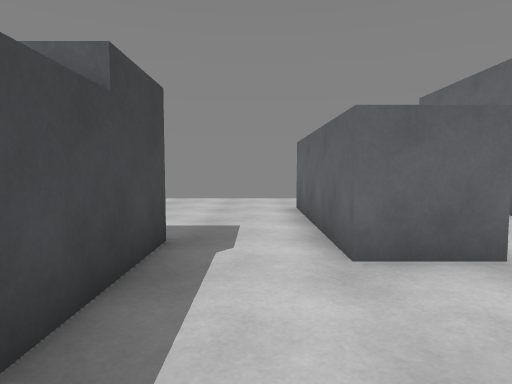
view 1 (above)

21 first-person views from a walk through a Unity game level. The camera is 1.2 m above the floor, tilts 4° down and sees 75° across. The floor is counted in squares, 1 m on a side. Each view is taken from the middle of a square. On the plan, view 1 faces up. The plan holds only what a view shows up to about 14 squares ahead; the rest is blank. The player is left out. Surface patterns are stand-ins for the level's own textures.

view 2
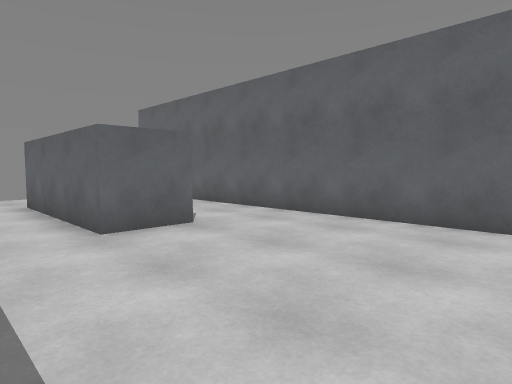

view 3
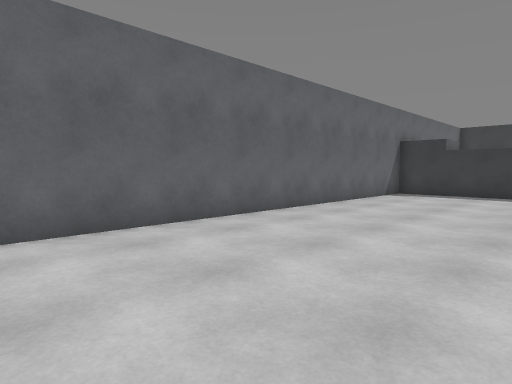

view 4
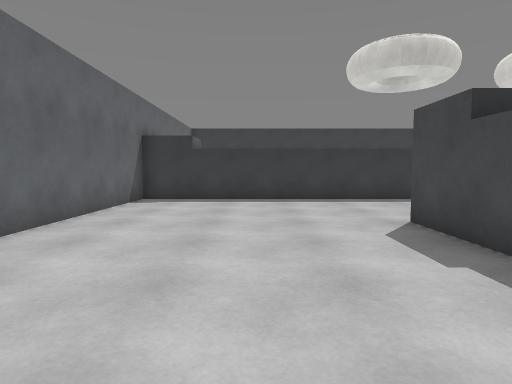

view 5
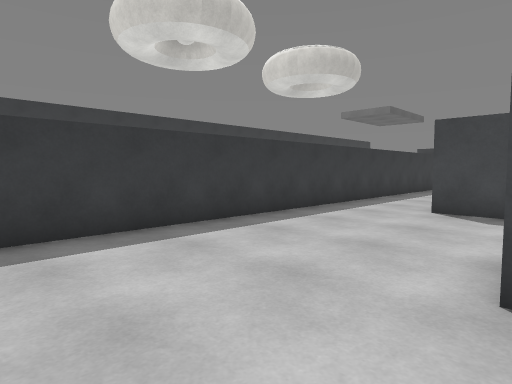

view 6
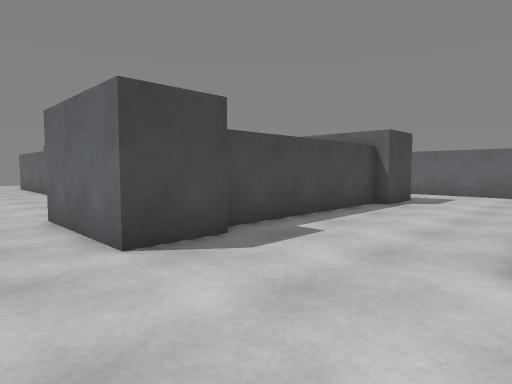

view 7
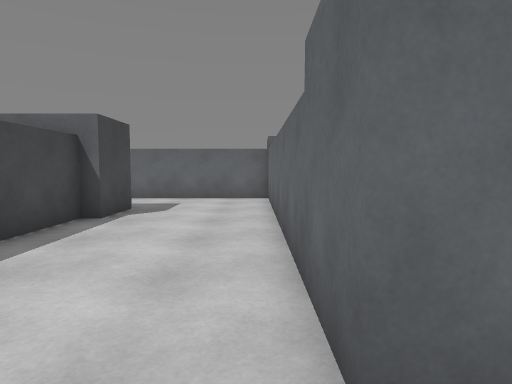

view 8
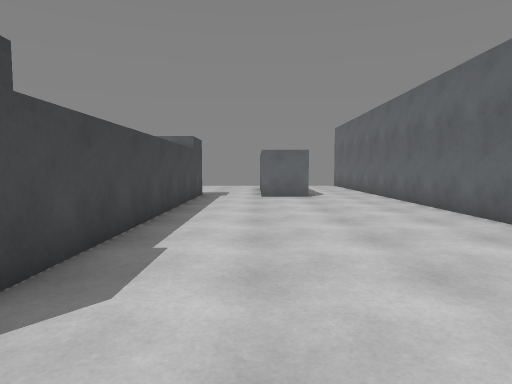

view 9
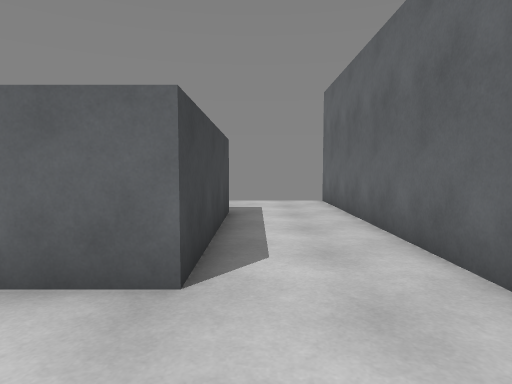

view 10
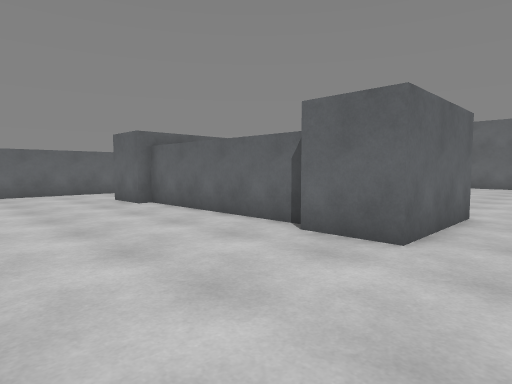

view 11
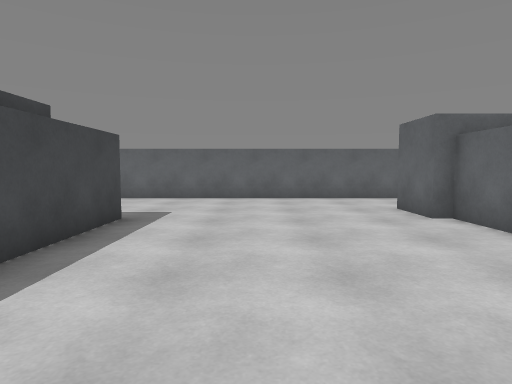

view 12
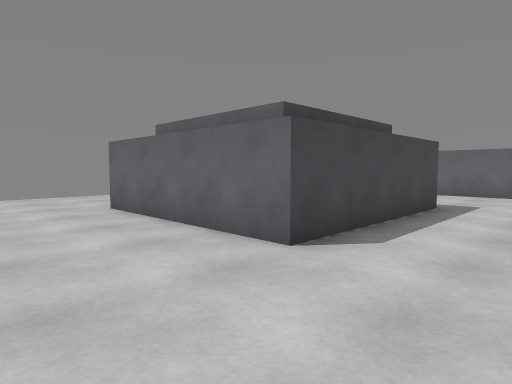

view 13
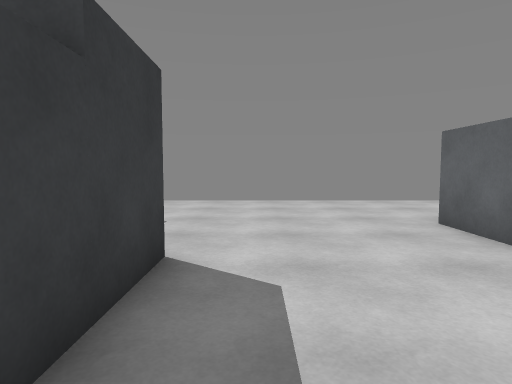

view 14
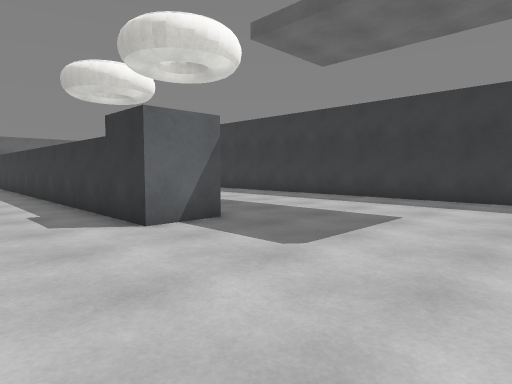

view 15
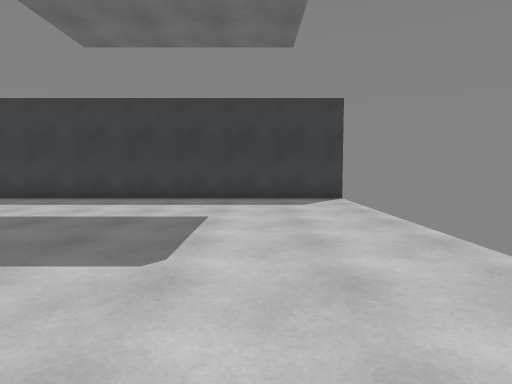

view 16
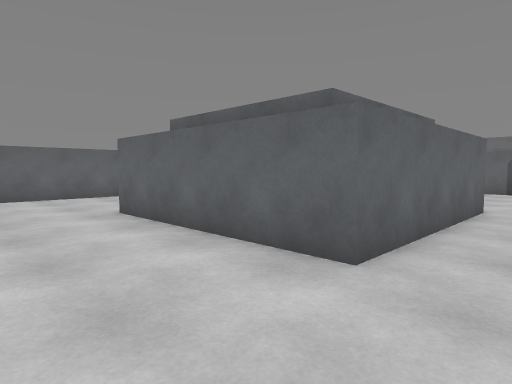

view 17
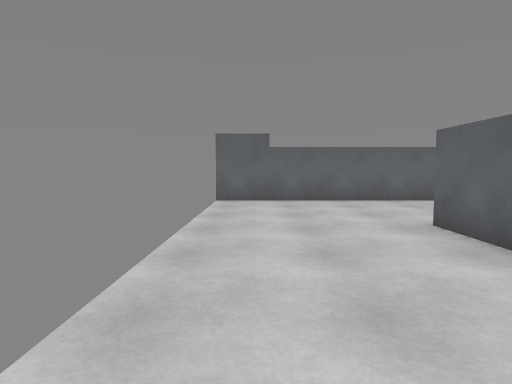

view 18
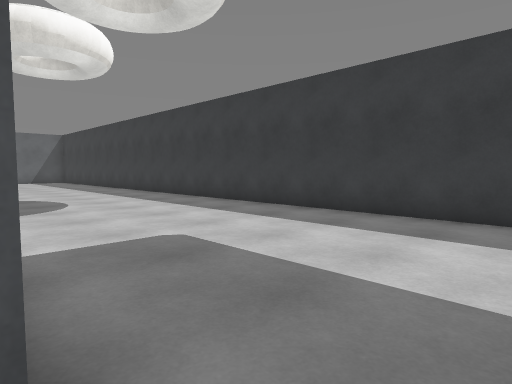

view 19
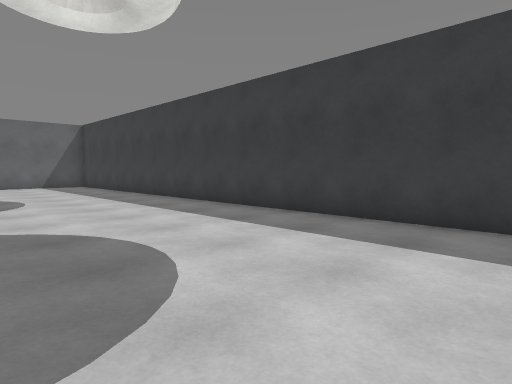

view 20
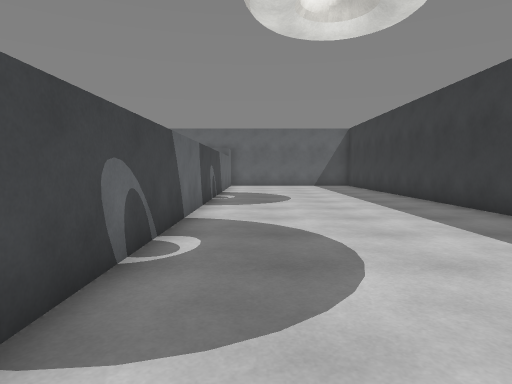

view 21
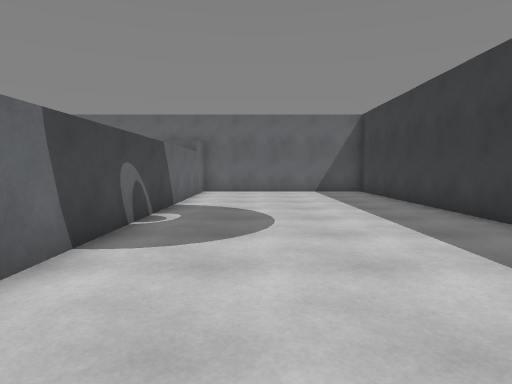

### Floor plan
Ten units are one square. View 1 is at (0, 0); x grows to the right and y downward. Boxes are objects, and circles mark ways between rooms. Rooms are numbered by the first view taken in them; rooms with no view inside come last. Other rooms are left out.
<svg viewBox="-321 -140 391 390">
<path fill="none" stroke="#000" d="M-28 85 -35 85 -35 -28M-34 -35 -136 -35M-82 20 -82 86M-77 0 -77 20M-15 -45 -15 85M-77 89 -77 110 -117 110M33 -101 33 -42 13 -42M-116 142 65 142 65 -135M-117 110 -117 90M-112 86 -112 20 -117 20 -117 0M-235 164 -235 142 -134 142M-192 19 -192 90 -262 90 -262 20M-136 -35 -215 -35M-232 -35 -315 -35M-316 245 31 245M30 163 -149 163"/>
<circle cx="-125" cy="125" r="3" fill="#2a7"/>
<circle cx="-127" cy="-20" r="3" fill="#2a7"/>
<text x="-10" y="30">1</text>
<text x="-170" y="130">2</text>
</svg>
Room 1 opens to room 2.

Where each view was taken, in squares from view 1:
view 1: 0 up, 0 right, facing up
view 2: 2 down, 1 left, facing up-right
view 3: 2 up, 0 right, facing down-right
view 4: 1 down, 2 right, facing down
view 5: 8 down, 2 right, facing down-left
view 6: 13 down, 3 left, facing up-left
view 7: 10 down, 4 left, facing up
view 8: 10 down, 1 right, facing up
view 9: 1 up, 4 right, facing up
view 10: 13 down, 17 left, facing up-right
view 11: 10 down, 16 left, facing up
view 12: 13 down, 16 left, facing up-left
view 13: 13 down, 19 left, facing left
view 14: 11 down, 30 left, facing down-right
view 15: 11 down, 28 left, facing down
view 16: 11 down, 30 left, facing up-right
view 17: 9 down, 30 left, facing up
view 18: 16 down, 25 left, facing down-right
view 19: 17 down, 17 left, facing down-right
view 20: 18 down, 17 left, facing right
view 21: 19 down, 11 left, facing right
